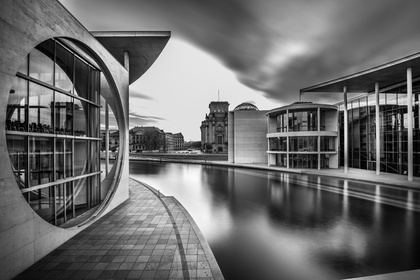
%> input picture Images For Test/17493.jpg, 420 x 280 px, shrunk from 1500 x 1000 before the run
$ octave --eval "result = Segmentation_Filter(imread('Images For Test/17493.jpg'));"   (GNU Octave 9; MATLAB toolbox functions it lacks are replaced by stand-ins)
%> lines starting %> are read from the running program, lines starting %| are printed output that depends on the picture; in (x1, y1, x2, y2) boxes, pixels count from 0 and x2, y2 are one past the last pixel; in counts of white or black regions, pixels touching at a corner belong together; the program's own positions count from 1
function out = Segmentation_Filter(img)
    [H, W, L] = size(img);
%> H = 280; W = 420; L = 3
    if L == 3
        img_double = im2double(img);
        img_grey = (img_double(:,:,1) + img_double(:,:,2) + img_double(:,:,3)) / 3;
    else
        img_grey = im2double(img);
    end
    img_uint8 = im2uint8(img_grey);
    counts = zeros(256, 1);
    for i = 1:H
        for j = 1:W
            pixel_value = img_uint8(i, j);
            counts(pixel_value + 1) = counts(pixel_value + 1) + 1;
        end
    end
%> after the loop, counts = 256 values, max 1719 at index 225, min 0 at index 256, mean 459.4

    probabilities = counts / numel(img_uint8);
%> probabilities = 256 values, max 0.0146 at index 225, min 0 at index 256, mean 0.00391
    total_mean = sum((0:255)' .* probabilities);
%> total_mean = 106.9
    max_variance = 0;
    optimal_threshold = 0;

    for t = 1:255

        prob_c0 = sum(probabilities(1:t));
        mean_c0 = sum((0:t-1)' .* probabilities(1:t)) / prob_c0;

        prob_c1 = sum(probabilities(t+1:256));
        if prob_c1 == 0
            continue;
        end
        mean_c1 = sum((t:255)' .* probabilities(t+1:256)) / prob_c1;
        variance_between = prob_c0 * (mean_c0 - total_mean)^2 + prob_c1 * (mean_c1 - total_mean)^2;

        if variance_between > max_variance
            max_variance = variance_between;
            optimal_threshold = t;
        end
    end
%> this loop made 255 passes
%> (prob_c0, mean_c0, prob_c1, mean_c1, variance_between, max_variance) on passes 1 to 12: (0.00197, 0, 0.998, 107.1, 22.58, 22.58), (0.00311, 0.366, 0.997, 107.2, 35.41, 35.41), (0.00441, 0.848, 0.996, 107.3, 49.83, 49.83), (0.00561, 1.31, 0.994, 107.5, 62.9, 62.9), (0.0069, 1.81, 0.993, 107.6, 76.65, 76.65), (0.00851, 2.41, 0.991, 107.8, 93.68, 93.68), (0.0101, 2.97, 0.99, 107.9, 109.8, 109.8), (0.0116, 3.5, 0.988, 108.1, 125.2, 125.2), (0.0135, 4.12, 0.987, 108.3, 144, 144), (0.0152, 4.68, 0.985, 108.4, 161.1, 161.1), (0.0172, 5.3, 0.983, 108.6, 180.4, 180.4), (0.0193, 5.93, 0.981, 108.9, 200.8, 200.8)
%> after the loop, max_variance = 2418.1; optimal_threshold = 120
    level = optimal_threshold / 255;
%> level = 0.471
    out = zeros(H, W);
    for i = 1:H
        for j = 1:W
            if img_grey(i, j) >= level
                out(i, j) = 1;
            else
                out(i, j) = 0;
            end
        end
    end
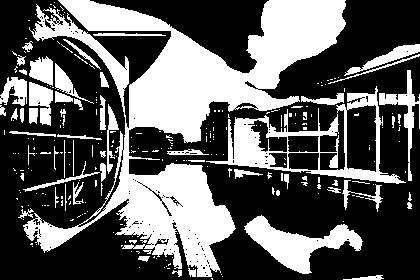
%> out: size 280x420 double; values 0 (black) and 1 (white), 36.9% white; 258 white regions (198 under 20 px), largest, box (x1, y1, x2, y2) and area: (23, 0, 346, 277) 28099, (206, 86, 406, 184) 4257, (244, 215, 363, 274) 2751
end

$ run again, on Images For Test/SP.jpg
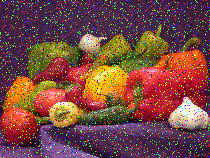
%> input picture Images For Test/SP.jpg, 210 x 158 px
%> in Segmentation_Filter, `img_grey = (img_double(:,:,1) + img_double(:,:,2) + img_double(:,:,3))..`:
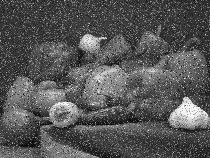
%> img_grey: size 158x210 double; min 0.00523, max 0.999, mean 0.339
%> after the loop in Segmentation_Filter, `for i = 1:H`: counts = 256 values, max 476 at index 55, min 0 at index 1, mean 129.6
%> probabilities = 256 values, max 0.0143 at index 55, min 0 at index 1, mean 0.00391
%> total_mean = 86.51
%> the loop in Segmentation_Filter, `for t = 1:255` made 255 passes
%> (prob_c0, mean_c0, prob_c1, mean_c1, variance_between, max_variance) on passes 2 to 9: (6.03e-05, 1, 1, 86.52, 0.441, 0.441), (0.000151, 1.6, 1, 86.53, 1.09, 1.09), (0.000271, 2.22, 1, 86.54, 1.93, 1.93), (0.000512, 3.06, 0.999, 86.56, 3.57, 3.57), (0.000784, 3.73, 0.999, 86.58, 5.37, 5.37), (0.00108, 4.36, 0.999, 86.6, 7.33, 7.33), (0.00163, 5.24, 0.998, 86.65, 10.77, 10.77), (0.00214, 5.9, 0.998, 86.69, 13.94, 13.94)
%> after the loop in Segmentation_Filter, `for t = 1:255`: max_variance = 1327.5; optimal_threshold = 99
%> level = 0.388
%> after the loop in Segmentation_Filter, `for i = 1:H`:
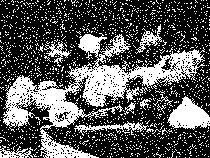
%> out: size 158x210 double; values 0 (black) and 1 (white), 33.9% white; 1443 white regions (1433 under 20 px), largest, box (x1, y1, x2, y2) and area: (3, 33, 205, 158) 6586, (167, 96, 210, 130) 859, (74, 121, 149, 136) 349

$ run again, on Images For Test/WhatsApp Image 2025-11-30 at 18.36.45_f580cf26.jpg
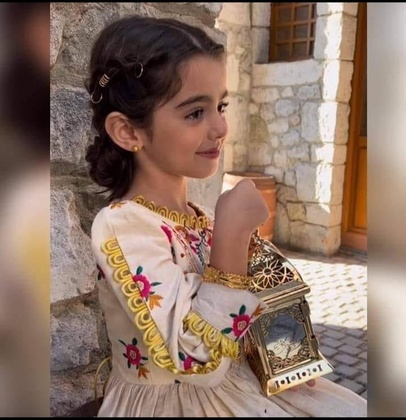
%> input picture Images For Test/WhatsApp Image 2025-11-30 at 18.36.45_f580cf26.jpg, 406 x 420 px, shrunk from 720 x 745 before the run
%> in Segmentation_Filter, `img_grey = (img_double(:,:,1) + img_double(:,:,2) + img_double(:,:,3))..`:
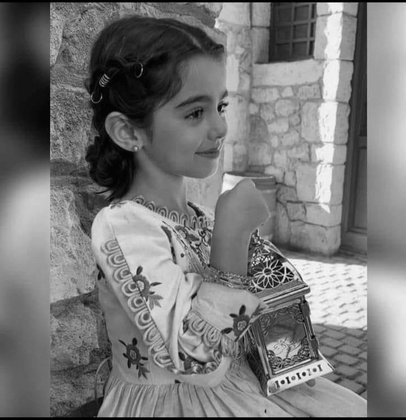
%> img_grey: size 420x406 double; min 0, max 0.993, mean 0.473
%> after the loop in Segmentation_Filter, `for i = 1:H`: counts = 256 values, max 1530 at index 111, min 0 at index 250, mean 666.1
%> probabilities = 256 values, max 0.00897 at index 111, min 0 at index 250, mean 0.00391
%> total_mean = 120.7
%> the loop in Segmentation_Filter, `for t = 1:255` made 255 passes
%> (prob_c0, mean_c0, prob_c1, mean_c1, variance_between, max_variance) on passes 1 to 8: (0.00114, 0, 0.999, 120.9, 16.6, 16.6), (0.00507, 0.776, 0.995, 121.3, 73.37, 73.37), (0.00703, 1.12, 0.993, 121.6, 101.2, 101.2), (0.00883, 1.5, 0.991, 121.8, 126.6, 126.6), (0.011, 1.99, 0.989, 122.1, 156.4, 156.4), (0.0134, 2.53, 0.987, 122.3, 189.6, 189.6), (0.0155, 3, 0.985, 122.6, 218, 218), (0.0178, 3.52, 0.982, 122.9, 248.7, 248.7)
%> after the loop in Segmentation_Filter, `for t = 1:255`: max_variance = 2096.1; optimal_threshold = 119
%> level = 0.467
%> after the loop in Segmentation_Filter, `for i = 1:H`:
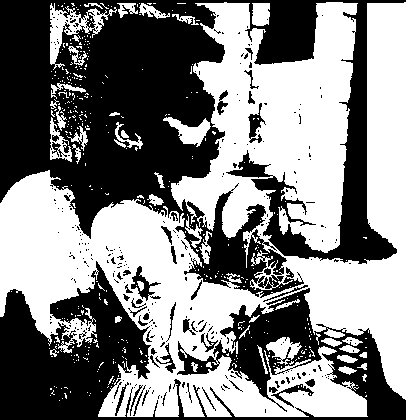
%> out: size 420x406 double; values 0 (black) and 1 (white), 51.9% white; 306 black regions (258 under 20 px), largest, box (x1, y1, x2, y2) and area: (0, 0, 406, 298) 53974, (0, 261, 406, 420) 24396, (131, 266, 161, 301) 313
